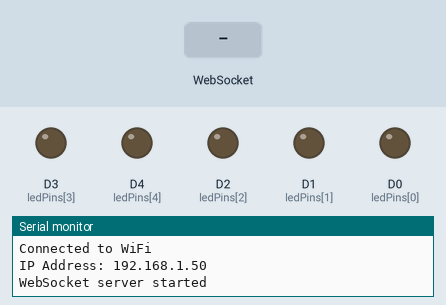
A sketch run on a simulated ESP8266 (NodeMCU). Parts: output pins drawn as LEDs (lit = HIGH), the last lines printed to the serial monitor. The test bench sets the inputs (shaded band). WiFi joins after 1.5 s; servers stay silent unless stated.

Above: at 3.2 s.
3.3 s: WebSocket text "90" received
At 3.9 s:
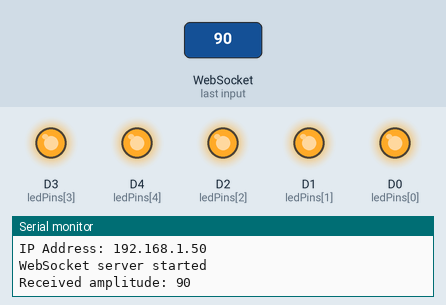
4.8 s: WebSocket text "5" received
At 6.0 s:
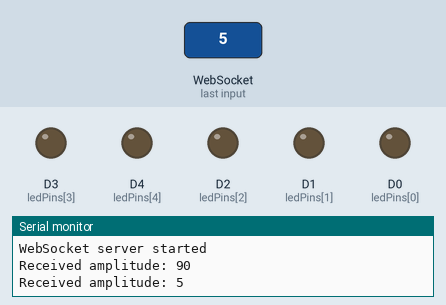
6.3 s: WebSocket text "200" received
At 7.4 s:
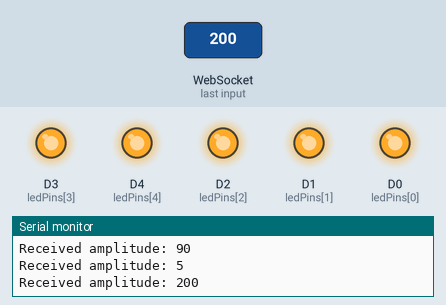
Timing chart, 0 to 9.3 s (numbered marks = the images above; inputs shaded):
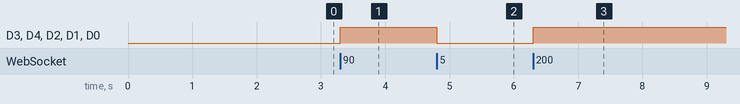

The sketch:

music.ino
```cpp
#include <ESP8266WiFi.h>
#include <ESPAsyncWebServer.h>
#include <ESPAsyncTCP.h>

IPAddress local_IP(192, 168, 2, 90);
IPAddress gateway(192, 168, 2, 1);
IPAddress subnet(255, 255, 255, 0);
IPAddress dns(8, 8, 8, 8);

const char* ssid = "WIFI_SSID";
const char* password = "WIFI_PASSWORD";

AsyncWebServer server(80);
AsyncWebSocket ws("/ws");

const int ledPins[] = {D0, D1, D2, D3, D4};
const int numLeds = 5;

void onWsEvent(AsyncWebSocket *server, AsyncWebSocketClient *client, AwsEventType type, void *arg, uint8_t *data, size_t len) {
    if (type == WS_EVT_DATA) {
        String message = String((char*)data).substring(0, len);
        Serial.println("Received amplitude: " + message);
        float amplitude = message.toFloat();
        int numLedsToLight = map(amplitude, 0, 100, 0, numLeds);

        for (int i = 0; i < numLeds; i++) {
            digitalWrite(ledPins[i], i < numLedsToLight ? HIGH : LOW);
        }
    }
}

void setup() {
    Serial.begin(9600);
    for (int i = 0; i < numLeds; i++) {
        pinMode(ledPins[i], OUTPUT);
    }

    WiFi.config(local_IP, gateway, subnet, dns);
    WiFi.begin(ssid, password);

    while (WiFi.status() != WL_CONNECTED) {
        delay(1000);
        Serial.print(".");
    }
    Serial.println();
    Serial.println("Connected to WiFi");
    Serial.print("IP Address: ");
    Serial.println(WiFi.localIP());

    ws.onEvent(onWsEvent);
    server.addHandler(&ws);

    server.begin();
    Serial.println("WebSocket server started");
}

void loop() {
    ws.cleanupClients();
}
```

Measured:
- after the input at 3.3 s, D3 (ledPins[3]), D4 (ledPins[4]), D2 (ledPins[2]), D1 (ledPins[1]), D0 (ledPins[0]): LOW → HIGH at once
- after the input at 4.8 s, D3 (ledPins[3]), D4 (ledPins[4]), D2 (ledPins[2]), D1 (ledPins[1]), D0 (ledPins[0]): HIGH → LOW at once
- after the input at 6.3 s, D3 (ledPins[3]), D4 (ledPins[4]), D2 (ledPins[2]), D1 (ledPins[1]), D0 (ledPins[0]): LOW → HIGH at once
